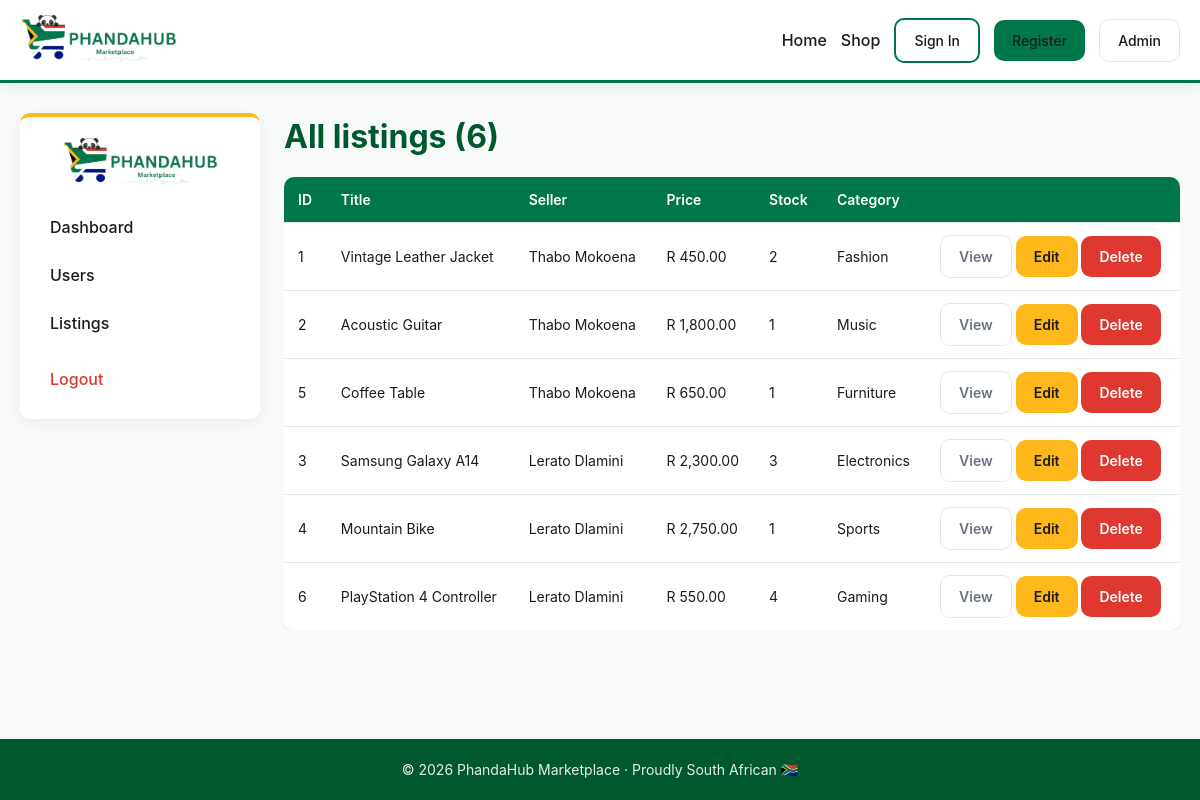
Screenshot of /admin/listings.php (signed in) with the database file from the repository.
### tables this page shows
CREATE TABLE IF NOT EXISTS products (
  id           INT AUTO_INCREMENT PRIMARY KEY,
  user_id      INT NOT NULL,
  title        VARCHAR(150) NOT NULL,
  description  TEXT NOT NULL,
  price        DECIMAL(10,2) NOT NULL,
  category     VARCHAR(50)  NOT NULL,
  image        VARCHAR(255) NOT NULL,
  stock        INT NOT NULL DEFAULT 1,
  created_at   TIMESTAMP DEFAULT CURRENT_TIMESTAMP,
  FOREIGN KEY (user_id) REFERENCES users(id) ON DELETE CASCADE
);

CREATE TABLE IF NOT EXISTS users (
  id           INT AUTO_INCREMENT PRIMARY KEY,
  full_name    VARCHAR(100) NOT NULL,
  email        VARCHAR(150) NOT NULL UNIQUE,
  phone        VARCHAR(20)  NOT NULL,
  password     VARCHAR(255) NOT NULL,         
  wallet       DECIMAL(10,2) NOT NULL DEFAULT 500.00,
  created_at   TIMESTAMP DEFAULT CURRENT_TIMESTAMP
);

### includes/auth.php (called while the page is built, shortened)
<?php
function base_url($path = '') {
    $script = str_replace('\\', '/', dirname($_SERVER['SCRIPT_NAME']));
    if (basename($script) === 'admin') $script = dirname($script);
    if ($script === '/' || $script === '\\') $script = '';
    return $script . '/' . ltrim($path, '/');
}
function e($s) { return htmlspecialchars($s ?? '', ENT_QUOTES, 'UTF-8'); }

### admin/listings.php (the view, shortened to what this page needs)
<?php
require_once __DIR__ . '/../includes/auth.php';
require_once __DIR__ . '/../includes/db.php';
$rows = $conn->query("SELECT p.*, u.full_name AS seller FROM products p JOIN users u ON u.id=p.user_id ORDER BY p.created_at DESC");
include __DIR__ . '/../includes/header.php';
?>
<div class="layout">
  <?php include __DIR__ . '/../includes/admin_sidebar.php'; ?>
  <div>
    <h1 style="color:var(--green-dark);margin-bottom:16px;">All listings (<?= $rows->num_rows ?>)</h1>
    <div class="table-wrap"><table class="table">
      <tr><th>ID</th><th>Title</th><th>Seller</th><th>Price</th><th>Stock</th><th>Category</th><th></th></tr>
      <?php while ($p = $rows->fetch_assoc()): ?>
        <tr>
          <td><?= (int)$p['id'] ?></td>
          <td><?= e($p['title']) ?></td>
          <td><?= e($p['seller']) ?></td>
          <td>R <?= number_format($p['price'],2) ?></td>
          <td><?= (int)$p['stock'] ?></td>
          <td><?= e($p['category']) ?></td>
          <td>
            <a href="<?= base_url('product.php?id='.$p['id']) ?>" class="btn btn-ghost">View</a>
            <a href="?edit=<?= $p['id'] ?>" class="btn btn-gold">Edit</a>
            <a href="?delete=<?= $p['id'] ?>" class="btn btn-danger" onclick="return confirm('Delete listing?')">Delete</a>
          </td>
        </tr>
      <?php endwhile; ?>
    </table></div>
  </div>
</div>
<?php include __DIR__ . '/../includes/footer.php'; ?>

### css/style.css (style rules this page uses)
* { box-sizing: border-box; margin: 0; padding: 0; }
:root { --green: #007749; --green-dark: #00582f; --gold: #FFB81C; --red: #DE3831; --bg: #f7faf8; --text: #1b1b1b; --muted: #6b7280; --border: #e3e8e4; --card: #ffffff; --shadow: 0 4px 14px rgba(0,0,0,.06); --radius: 10px; }
body { font-family: -apple-system, BlinkMacSystemFont, "Segoe UI", Roboto, Helvetica, Arial, sans-serif; background: var(--bg); color: var(--text); line-height: 1.5; min-height: 100vh; display: flex; flex-direction: column; }
a { color: var(--green); text-decoration: none; }
.btn { display: inline-block; padding: 10px 18px; border-radius: var(--radius); font-weight: 600; cursor: pointer; border: none; font-size: 14px; transition: transform .05s, box-shadow .15s, background .15s; }
.btn-ghost { background: transparent; color: var(--muted); border: 1px solid var(--border); }
.btn-gold { background: var(--gold); color: #1b1b1b; }
.btn-danger { background: var(--red); color: #fff; }
.layout { display: grid; grid-template-columns: 240px 1fr; gap: 24px; align-items: start; }
.table { width: 100%; border-collapse: collapse; background: #fff; border-radius: var(--radius); overflow: hidden; box-shadow: var(--shadow); }
.table th, .table td { padding: 12px 14px; text-align: left; border-bottom: 1px solid var(--border); font-size: 14px; }
.table th { background: var(--green); color: #fff; font-weight: 600; }
.table tr:last-child td { border-bottom: none; }
.table-wrap { overflow-x: auto; }

### rows the page displays
products: id "1", title "Vintage Leather Jacket", user.full_name "Thabo Mokoena", price "450.00", stock "2", category "Fashion"
products: id "2", title "Acoustic Guitar", user.full_name "Thabo Mokoena", price "1,800.00", stock "1", category "Music"
products: id "5", title "Coffee Table", user.full_name "Thabo Mokoena", price "650.00", stock "1", category "Furniture"
products: id "3", title "Samsung Galaxy A14", user.full_name "Lerato Dlamini", price "2,300.00", stock "3", category "Electronics"
products: id "4", title "Mountain Bike", user.full_name "Lerato Dlamini", price "2,750.00", stock "1", category "Sports"
products: id "6", title "PlayStation 4 Controller", user.full_name "Lerato Dlamini", price "550.00", stock "4", category "Gaming"

### other values shown
$rows->num_rows "6"
